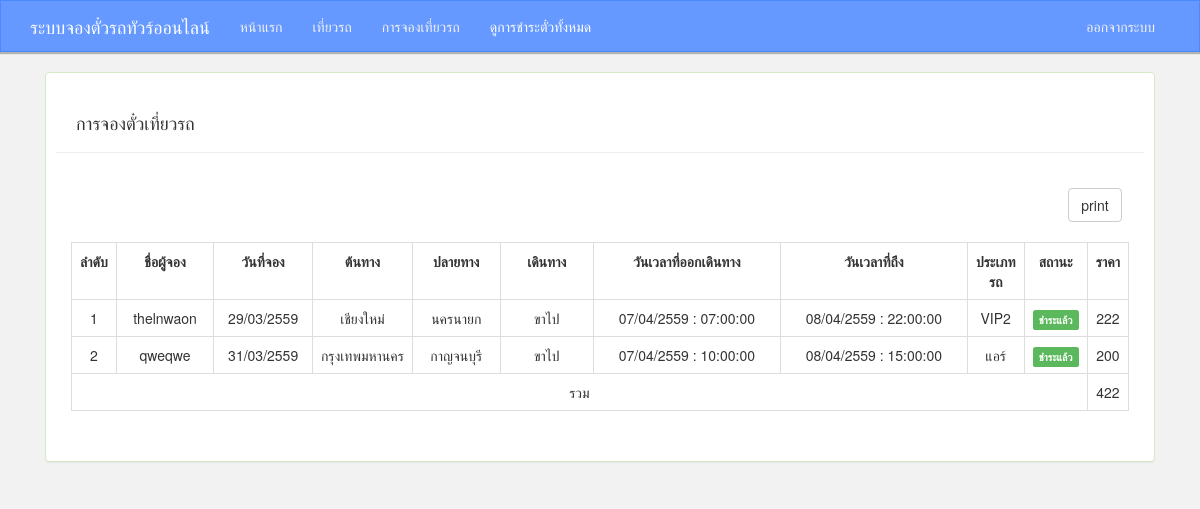
/index.php?p=all_price (signed in), run on the app's committed database.
### tables this page shows
CREATE TABLE IF NOT EXISTS `reservation` (
  `res_id` int(11) NOT NULL AUTO_INCREMENT,
  `date_booking` varchar(10) NOT NULL,
  `time_booking` time NOT NULL,
  `seat_no` varchar(7) NOT NULL,
  `id_rou` int(11) NOT NULL,
  `id_user` int(11) NOT NULL,
  `id_pay_price` varchar(50) NOT NULL,
  `status` varchar(1) NOT NULL,
  PRIMARY KEY (`res_id`)
);

CREATE TABLE IF NOT EXISTS `user` (
  `user_id` int(11) NOT NULL AUTO_INCREMENT,
  `user_name` varchar(50) NOT NULL,
  `user_username` varchar(50) NOT NULL,
  `user_pid` varchar(13) NOT NULL,
  `user_sex` varchar(1) NOT NULL,
  `user_email` varchar(50) NOT NULL,
  `user_tel` varchar(10) NOT NULL,
  `date_save` varchar(10) NOT NULL,
  `emp_id` int(11) NOT NULL,
  PRIMARY KEY (`user_id`)
);

CREATE TABLE IF NOT EXISTS `route` (
  `rou_id` int(11) NOT NULL AUTO_INCREMENT,
  `dep_time` varchar(10) NOT NULL,
  `arr_time` varchar(10) NOT NULL,
  `begin_travel` varchar(15) NOT NULL,
  `end_travel` varchar(15) NOT NULL,
  `price` int(11) NOT NULL,
  `status_go` varchar(1) NOT NULL,
  `date_go` varchar(10) NOT NULL,
  `date_gone` varchar(10) NOT NULL,
  `id_bustype` int(11) NOT NULL,
  `id_emp` int(11) NOT NULL,
  PRIMARY KEY (`rou_id`)
);

CREATE TABLE IF NOT EXISTS `bustype` (
  `bustype_id` int(11) NOT NULL AUTO_INCREMENT,
  `bustype_name` varchar(150) NOT NULL,
  `carnumber` int(10) NOT NULL,
  `unit_id` int(11) NOT NULL,
  `emp_id` int(11) NOT NULL,
  PRIMARY KEY (`bustype_id`)
);

### page/all_price.php (the view)
          <div class="panel panel-success ">
            <div class="panel-padding">
            <div class="page-header">
  <h4>&nbsp;&nbsp;&nbsp;&nbsp;การจองตั๋วเที่ยวรถ</h4>
</div>
          <div class="panel-body ">
          	<div class="row">
          <div class="col-md-11">
          </div>
          <div class="col-md-1">
          <button class="btn btn-default" id="print">print</button><br><br>
          </div>
          </div>
          	 <div class="row">
          <div class="col-md-12">
          		 <table class="table table-bordered">
          		 <tr>
          <th><center>ลำดับ</center></th>
          <th width="100px"><center>ชื่อผู้จอง</center></th>
          <th width="100px"><center>วันที่จอง</center></th>
          		 	<th width="90px"><center>ต้นทาง</center></th>
          		 	<th width="90px"><center>ปลายทาง</center></th>
          		 	<th width="100px"><center>เดินทาง</center></th>
          		 	<th width="200px"><center>วันเวลาที่ออกเดินทาง</center></th>
                  <th width="200px"><center>วันเวลาที่ถึง</center></th>
                  <th><center>ประเภทรถ</center></th>
                  <th><center>สถานะ</center></th>
                  <th><center>ราคา</center></th>
                  </tr>
          	<?php
          	require 'config.php';
          	  $sql  ="SELECT route.*,bustype.bustype_name,reservation.*,user.* FROM reservation  INNER JOIN route ON  route.rou_id = reservation.id_rou INNER JOIN bustype ON route.id_bustype = bustype.bustype_id INNER JOIN user ON  reservation.id_user=user.user_id WHERE reservation.status='1'";
          	    $result = $con->prepare($sql);
                      $result -> execute();
                      $i = 1;
                      $total = 0;
                      while($rs2 = $result->fetch()){
                      	if($rs2['status_go'] == "0")
		         			$travel = "ขาไป";
		         			else 	$travel = "ขากลับ";
		         			$total += $rs2['price'];
                      	?>
                      	<tr>
         					<td><center><?= $i?></center></td>
         					<td><center><?= $rs2['user_name']?></center></td>
         					<td><center><?= $rs2['date_booking']?></center></td>
         					<td><center><?= $rs2['begin_travel']?></center></td>
         					<td><center><?= $rs2['end_travel']?></center></td>
         					<td><center><?= $travel?></center></td>
         					<td><center><?= $rs2['date_go']," : ",$rs2['dep_time']?></center></td>
                  <td><center><?= $rs2['date_gone']," : ",$rs2['arr_time']?></center></td>
         					<td><center><?= $rs2['bustype_name']?></center></td>
         					<td><center>
         					<?php
         					if($rs2['status'] == "0"){
         						?>
         						<button class="btn btn-default" onclick="reconfirm(<?= $rs2['res_id']?>)" type="button">ยังไม่ได้ชำระ</button>
         						<?php
         					}else{
         					?>
         					<span class="label label-success">ชำระแล้ว</span>
         					<?php }?>
         					</center></td>
         					<td><center><?= $rs2['price']?></center></td>
         					</tr>
                      	<?php
                       $i ++;}
          	?>
          						<tr><td colspan="10"><center>รวม</center></td><td><center><?= $total?></center></td></tr>
          	</table>
          	</div>
          	</div>
          </div>
          </div>
          </div>

### data on the page
reservation: id_user.user_name "thelnwaon", date_booking "29/03/2559", route.begin_travel "เชียงใหม่", route.end_travel "นครนายก", route.status_go "ขาไป", route.date_go "07/04/2559", route.dep_time "07:00:00", route.date_gone "08/04/2559", route.arr_time "22:00:00", bustype.bustype_name "VIP2", status "ชำระแล้ว", route.price "222"
reservation: id_user.user_name "qweqwe", date_booking "31/03/2559", route.begin_travel "กรุงเทพมหานคร", route.end_travel "กาญจนบุรี", route.status_go "ขาไป", route.date_go "07/04/2559", route.dep_time "10:00:00", route.date_gone "08/04/2559", route.arr_time "15:00:00", bustype.bustype_name "แอร์", status "ชำระแล้ว", route.price "200"

### other printed values
$total "422"
